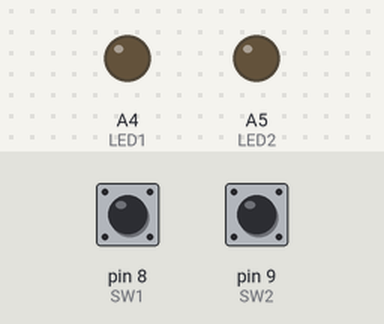
Bench run of a sketch on a simulated Arduino Uno, built with avr-gcc and run on an emulated ATmega328P. On the bench: output pins drawn as LEDs (lit = HIGH). The test bench sets the inputs (shaded band); at power-on: pin 8 (SW1) HIGH, pin 9 (SW2) HIGH.

Above: at 1.2 s.
1.3 s: pin 8 (SW1) pulled LOW for 3.2 s
At 2.1 s:
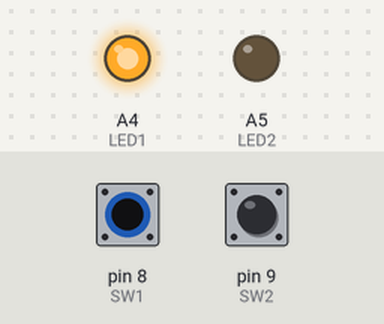
6.8 s: pin 9 (SW2) pulled LOW for 0.15 s
At 7.6 s:
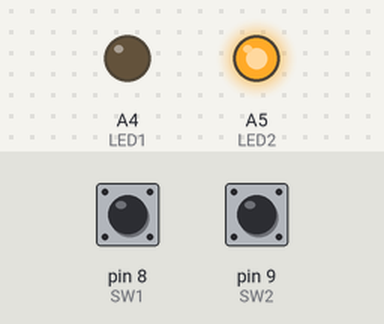
9.3 s: pin 9 (SW2) pulled LOW for 3.2 s
At 13.8 s:
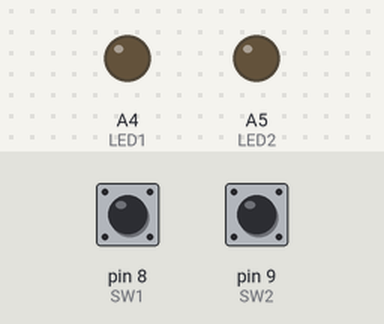
Timing chart, 0 to 15.3 s (numbered marks = the images above; inputs shaded):
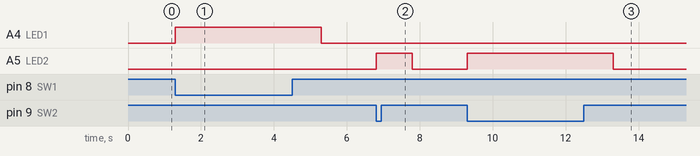

The sketch:

program2.ino
```cpp
#define LED1 A4
#define LED2 A5
#define SW1  8
#define SW2  9
#define ON LOW
#define OFF HIGH

void setup() {
  // put your setup code here, to run once:
    pinMode(LED1, OUTPUT);
    pinMode(LED2, OUTPUT);
    pinMode(SW1 , INPUT_PULLUP);
    pinMode(SW2 , INPUT_PULLUP);
    Serial.begin(115200);
}

void loop() {
  digitalWrite(LED2, LOW);
  if(digitalRead(SW1) == LOW) {
     digitalWrite(LED1, HIGH);
     delay(1000);
     digitalWrite(LED1, LOW);
  }
  if(digitalRead(SW2) == LOW) {
     digitalWrite(LED2, HIGH);
     delay(1000);
     digitalWrite(LED2, LOW);
  }
}
```

Measured:
- after the input at 1.3 s, A4 (LED1): LOW → HIGH at once, → LOW 4.0 s later
- after the input at 6.8 s, A5 (LED2): LOW → HIGH at once, → LOW 1.0 s later
- after the input at 9.3 s, A5 (LED2): LOW → HIGH at once, → LOW 4.0 s later
